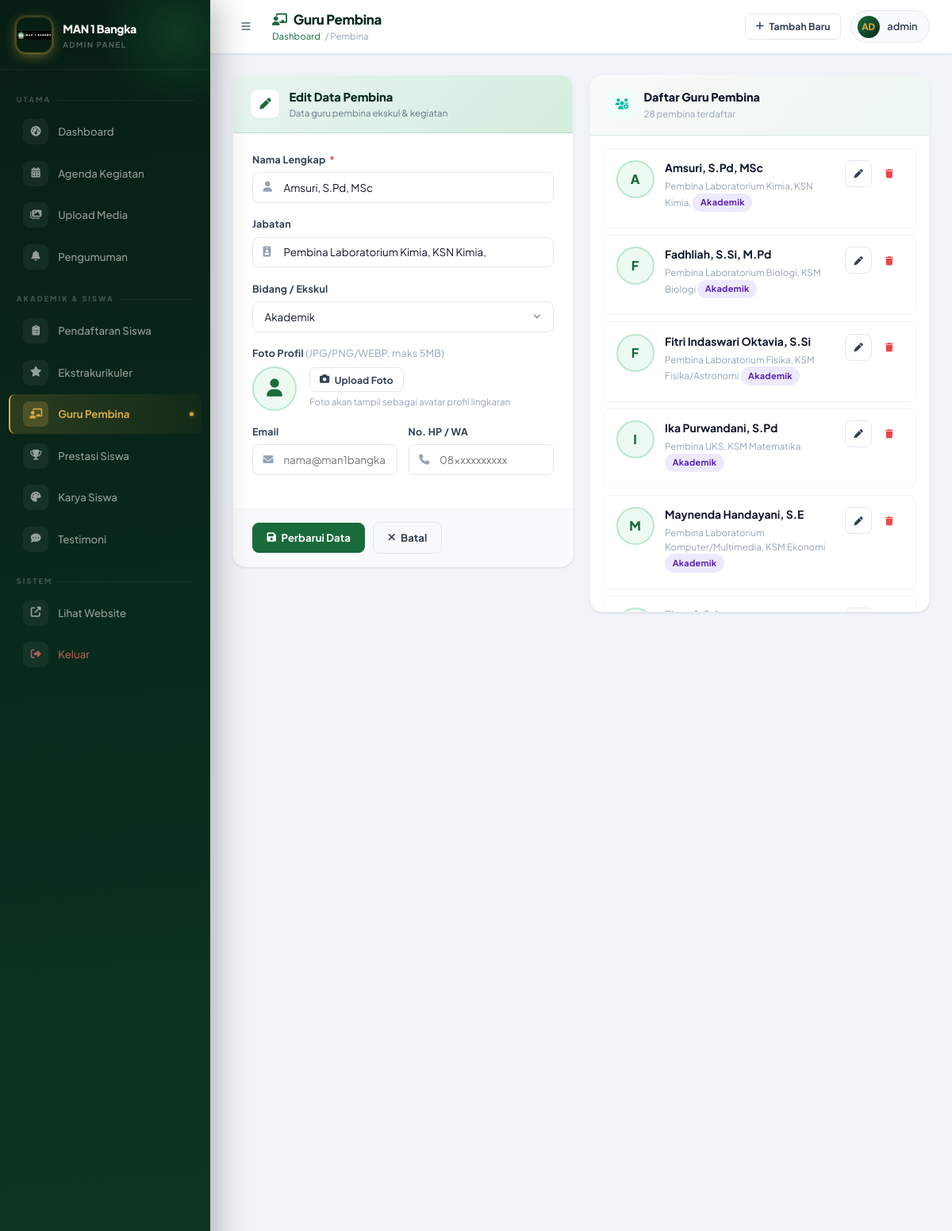
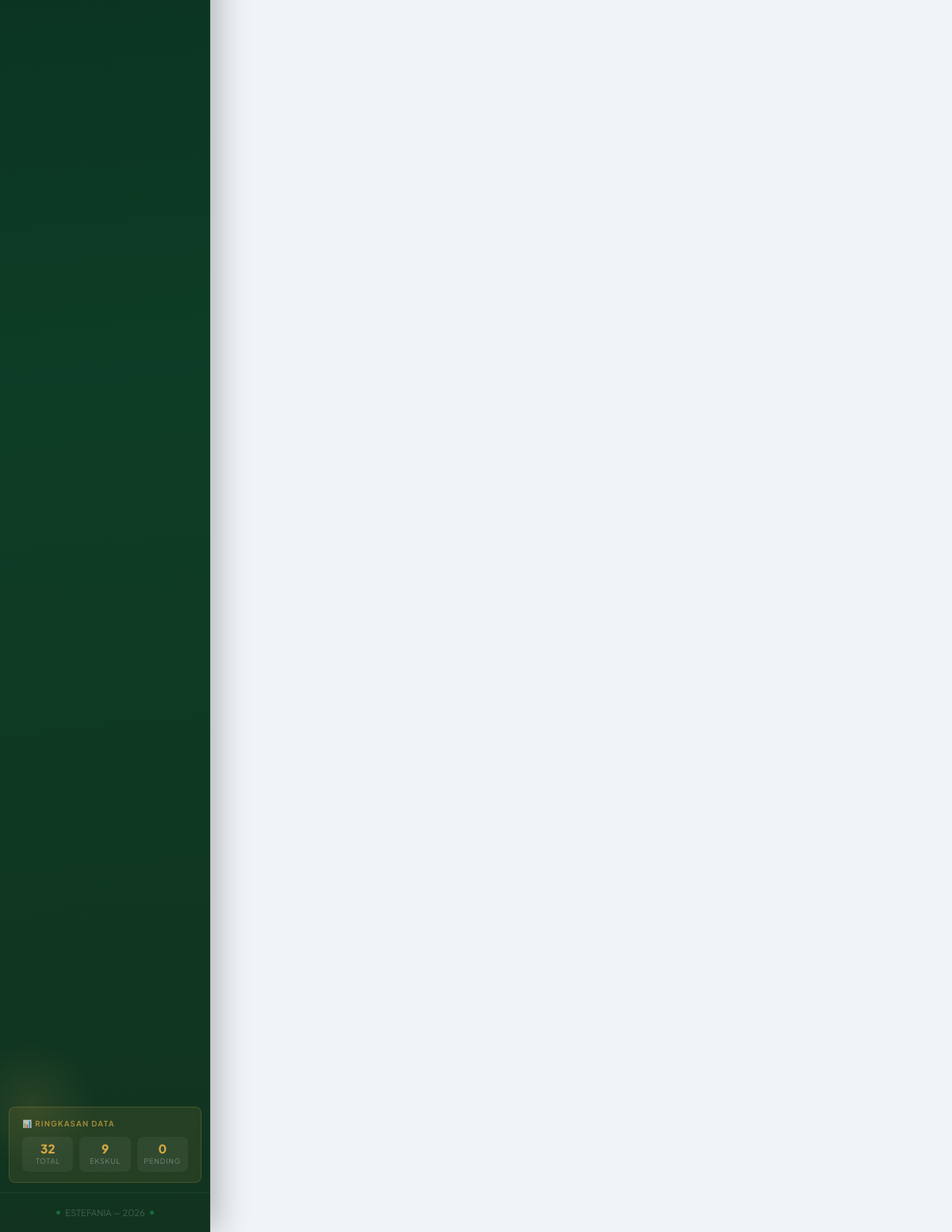
The app's page /admin/pembina.php?edit=31 (signed in) with its own data (2 pictures, top to bottom).
### tables this page shows
CREATE TABLE `kontak_pembina` (
  `id` int NOT NULL,
  `nama` varchar(255) NOT NULL,
  `jabatan` varchar(100) DEFAULT NULL,
  `email` varchar(100) DEFAULT NULL,
  `no_hp` varchar(20) DEFAULT NULL,
  `bidang` varchar(255) DEFAULT NULL,
  `foto` varchar(255) DEFAULT NULL,
  `created_at` timestamp NULL DEFAULT CURRENT_TIMESTAMP
);

### admin/pembina.php (the view, shortened to what this page needs)
<?php
require '../php/config.php'; ?>
<?php
$edit = null;
if (isset($_GET['edit'])) {
  $s = $pdo->prepare("SELECT * FROM kontak_pembina WHERE id=?");
  $s->execute([(int)$_GET['edit']]);
  $edit = $s->fetch(PDO::FETCH_ASSOC);
}
$rows = $pdo->query("SELECT k.*, COUNT(e.id) as jml_ekskul
    FROM kontak_pembina k
    LEFT JOIN ekstrakurikuler e ON e.pembina_id=k.id
    GROUP BY k.id ORDER BY k.bidang, k.nama")->fetchAll(PDO::FETCH_ASSOC);
$isEdit = !!$edit;
$bidangColors = ['Kepramukaan' => 'green', 'Keagamaan' => 'teal', 'Olahraga' => 'blue', 'Akademik' => 'purple', 'Teknologi' => 'orange', 'Seni' => 'gold', 'Koordinator Kesiswaan' => 'red'];
?>
<!DOCTYPE html>
<html lang="id">
<head>
  <link rel="stylesheet" href="https://cdnjs.cloudflare.com/ajax/libs/font-awesome/6.4.0/css/all.min.css" />
  <link rel="stylesheet" href="assets/admin.css" />
</head>
<body>
  <?php include 'sidebar.php'; ?>
  <main class="admin-main">
    <header class="admin-topbar">
      <div class="topbar-left">
        <button id="sidebarToggle" class="btn btn-ghost btn-icon"><i class="fas fa-bars"></i></button>
        <div>
          <div class="topbar-title"><i class="fas fa-chalkboard-teacher"></i> Guru Pembina</div>
          <div class="topbar-breadcrumb"><a href="index.php">Dashboard</a> / Pembina</div>
        </div>
      </div>
      <div class="topbar-right">
        <?php if ($isEdit): ?><a href="pembina.php" class="btn btn-outline btn-sm"><i class="fas fa-plus"></i> Tambah Baru</a><?php endif; ?>
        <div class="topbar-admin">
          <div class="topbar-admin-avatar"><?= strtoupper(substr(ADMIN_USER, 0, 2)) ?></div><?= htmlspecialchars(ADMIN_USER) ?>
        </div>
      </div>
    </header>
    <div class="page-content">
      <div class="two-col" style="align-items:start;">
        <div class="form-section anim-fade-up">
          <div class="form-section-header">
            <div class="form-section-header-icon"><i class="fas fa-<?= $isEdit ? 'pen' : 'user-plus' ?>"></i></div>
            <div>
              <h3><?= $isEdit ? 'Edit Data Pembina' : 'Tambah Guru Pembina' ?></h3>
              <p>Data guru pembina ekskul & kegiatan</p>
            </div>
          </div>
          <div class="form-section-body">
            <form method="POST" id="form-pembina" autocomplete="off" enctype="multipart/form-data">
              <div class="form-group">
                <label>Nama Lengkap <span class="req">*</span></label>
                <div class="input-icon-wrap">
                  <input type="text" name="nama" value="<?= htmlspecialchars($edit['nama'] ?? '') ?>"
                    placeholder="Contoh: Bpk. Ahmad Fauzi, S.Pd" required autocomplete="off" />
                </div>
              </div>
              <div class="form-group">
                <label>Jabatan</label>
                <div class="input-icon-wrap">
                  <input type="text" name="jabatan" value="<?= htmlspecialchars($edit['jabatan'] ?? '') ?>"
                    placeholder="Contoh: Pembina Pramuka" autocomplete="off" />
                </div>
              </div>
              <div class="form-group">
                <label>Bidang / Ekskul</label>
                <select name="bidang">
                  <?php foreach (['Kepramukaan', 'Keagamaan', 'Olahraga', 'Akademik', 'Teknologi', 'Seni', 'Koordinator Kesiswaan', 'Lainnya'] as $b): ?>
                    <option value="<?= $b ?>" <?= ($edit['bidang'] ?? '') === $b ? 'selected' : '' ?>><?= $b ?></option>
                  <?php endforeach; ?>
                </select>
              </div>
              <div class="form-group">
                <label>Foto Profil <span style="color:var(--gray-400);font-weight:400;">(JPG/PNG/WEBP, maks 5MB)</span></label>
                <div style="display:flex;align-items:center;gap:1rem;">
                  <div id="foto-preview-wrap" style="width:56px;height:56px;border-radius:50%;overflow:hidden;background:var(--primary-light);display:flex;align-items:center;justify-content:center;flex-shrink:0;border:2px solid var(--primary-border);">
                    <?php if (!empty($edit['foto'])): ?>
                      <img src="../php/uploads/<?= htmlspecialchars($edit['foto']) ?>" id="foto-preview-img" style="width:100%;height:100%;object-fit:cover;" />
                    <?php else: ?>
                      <i class="fas fa-user" style="color:var(--primary-mid);font-size:1.4rem;" id="foto-preview-icon"></i>
                    <?php endif; ?>
                  </div>
                  <div style="flex:1;">
                    <button type="button" onclick="document.getElementById('foto-input').click()" class="btn btn-outline btn-sm">
                      <i class="fas fa-camera"></i> <?= !empty($edit['foto']) ? 'Ganti Foto' : 'Upload Foto' ?>
                    </button>
                    <div style="font-size:.72rem;color:var(--gray-400);margin-top:.3rem;">Foto akan tampil sebagai avatar profil lingkaran</div>
                  </div>
                </div>
              </div>
              <div style="display:grid;grid-template-columns:1fr 1fr;gap:.85rem;">
                <div class="form-group">
                  <label>Email</label>
                  <div class="input-icon-wrap">
                    <input type="email" name="email" value="<?= htmlspecialchars($edit['email'] ?? '') ?>"
                      placeholder="nama@man1bangka.sch.id" autocomplete="off" />
                  </div>
                </div>
                <div class="form-group">
                  <label>No. HP / WA</label>
                  <div class="input-icon-wrap">
                    <input type="tel" name="no_hp" value="<?= htmlspecialchars($edit['no_hp'] ?? '') ?>"
                      placeholder="08xxxxxxxxxx" autocomplete="off" />
                  </div>
                </div>
              </div>
            </form>
          </div>
          <div class="form-section-footer">
            <button type="submit" form="form-pembina" class="btn btn-primary">
              <i class="fas fa-save"></i> <?= $isEdit ? 'Perbarui Data' : 'Simpan Pembina' ?>
            </button>
            <?php if ($isEdit): ?>
              <a href="pembina.php" class="btn btn-outline"><i class="fas fa-times"></i> Batal</a>
            <?php else: ?>
              <button type="reset" form="form-pembina" class="btn btn-outline"><i class="fas fa-redo"></i> Reset</button>
            <?php endif; ?>
          </div>
        </div>
        <div class="admin-card anim-fade-up anim-delay-2">
          <div class="card-header">
            <div class="card-header-left">
              <div class="card-header-icon" style="background:var(--teal-bg);color:var(--teal);"><i class="fas fa-users-cog"></i></div>
              <div>
                <div class="card-header-title">Daftar Guru Pembina</div>
                <div class="card-header-sub"><?= count($rows) ?> pembina terdaftar</div>
              </div>
            </div>
          </div>
          <div style="padding:1rem;max-height:600px;overflow-y:auto;">
            <?php if ($rows): ?>
              <?php foreach ($rows as $r): $bc = $bidangColors[$r['bidang']] ?? 'gray'; ?>
                <div class="data-item">
                  <div style="width:48px;height:48px;border-radius:50%;overflow:hidden;background:var(--primary-light);color:var(--primary-mid);display:flex;align-items:center;justify-content:center;font-weight:800;font-size:1rem;flex-shrink:0;border:2px solid var(--primary-border);">
                    <?php if (!empty($r['foto'])): ?>
                      <img src="../php/uploads/<?= htmlspecialchars($r['foto']) ?>" style="width:100%;height:100%;object-fit:cover;" alt="<?= htmlspecialchars($r['nama']) ?>" />
                    <?php else: ?>
                      <?= strtoupper(substr($r['nama'], 0, 1)) ?>
                    <?php endif; ?>
                  </div>
                  <div class="data-item-body">
                    <div class="data-item-title"><?= htmlspecialchars($r['nama']) ?></div>
                    <div class="data-item-sub" style="margin-top:.2rem;">
                      <?= htmlspecialchars($r['jabatan'] ?? '-') ?>
                      <?php if ($r['bidang']): ?> <span class="badge badge-<?= $bc ?>"><?= htmlspecialchars($r['bidang']) ?></span><?php endif; ?>
                    </div>
                  </div>
                  <div class="data-item-actions">
                    <a href="?edit=<?= $r['id'] ?>" class="btn btn-outline btn-icon btn-xs" title="Edit"><i class="fas fa-pen"></i></a>
                    <form method="POST" style="display:inline;" onsubmit="return confirm('Hapus pembina <?= htmlspecialchars(addslashes($r['nama']), ENT_QUOTES) ?>?')">
                      <button type="submit" class="btn btn-ghost btn-icon btn-xs" style="color:var(--red);" title="Hapus"><i class="fas fa-trash"></i></button>
                    </form>
                  </div>
                </div>
              <?php endforeach; ?>
            <?php endif; ?>
          </div>
        </div>
      </div>
    </div>
  </main>
</body>
</html>

### records on screen
kontak_pembina: nama "Amsuri, S.Pd, MSc", jabatan "Pembina Laboratorium Kimia, KSN Kimia,", bidang "Akademik", nama "A"
kontak_pembina: nama "F", nama "Fadhliah, S.Si, M.Pd", jabatan "Pembina Laboratorium Biologi, KSM Biologi", bidang "Akademik"
kontak_pembina: nama "F", nama "Fitri Indaswari Oktavia, S.Si", jabatan "Pembina Laboratorium Fisika, KSM Fisika/Astronomi", bidang "Akademik"
kontak_pembina: nama "I", nama "Ika Purwandani, S.Pd", jabatan "Pembina UKS, KSM Matematika", bidang "Akademik"
kontak_pembina: nama "M", nama "Maynenda Handayani, S.E", jabatan "Pembina Laboratorium Komputer/Multimedia, KSM Ekonomi", bidang "Akademik"

### other values on screen
$label "Dashboard Agenda Kegiatan Upload Media Pengumuman Pendaftaran Siswa Ekstrakurikuler Guru Pembina Prestasi Siswa Karya Siswa Testimoni"
$totalData "32"
$ekskulCount "9"
$totalPending "0"
substr(ADMIN_USER, 0, 2) "AD"
ADMIN_USER "admin"
count($rows) "28"
